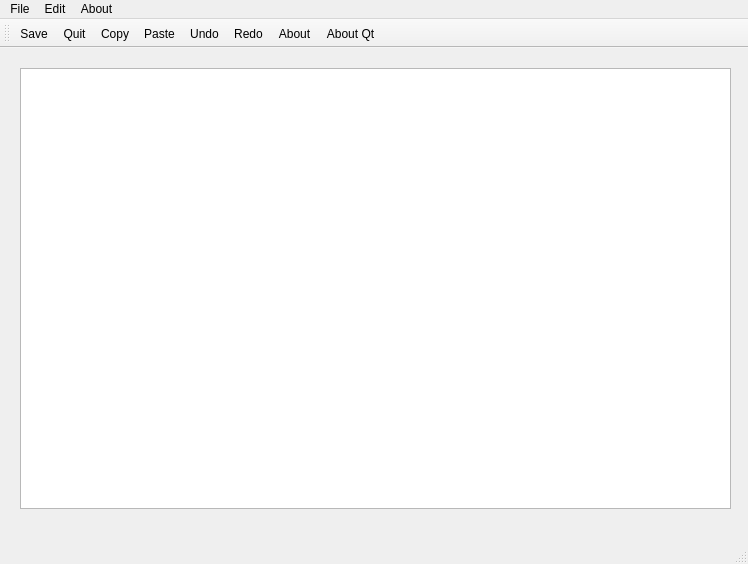
<?xml version="1.0" encoding="UTF-8"?>
<ui version="4.0">
 <class>MainWindow</class>
 <widget class="QMainWindow" name="MainWindow">
  <property name="geometry">
   <rect>
    <x>0</x>
    <y>0</y>
    <width>748</width>
    <height>564</height>
   </rect>
  </property>
  <property name="windowTitle">
   <string>MainWindow</string>
  </property>
  <widget class="QWidget" name="centralWidget">
   <widget class="QTextEdit" name="textEdit">
    <property name="geometry">
     <rect>
      <x>20</x>
      <y>20</y>
      <width>711</width>
      <height>441</height>
     </rect>
    </property>
   </widget>
  </widget>
  <widget class="QMenuBar" name="menuBar">
   <property name="geometry">
    <rect>
     <x>0</x>
     <y>0</y>
     <width>748</width>
     <height>25</height>
    </rect>
   </property>
   <widget class="QMenu" name="menuFile">
    <property name="title">
     <string>File</string>
    </property>
    <addaction name="actionOPen"/>
    <addaction name="actionSave"/>
    <addaction name="separator"/>
    <addaction name="actionQuit"/>
   </widget>
   <widget class="QMenu" name="menuEdit">
    <property name="title">
     <string>Edit</string>
    </property>
    <addaction name="actionCopy"/>
    <addaction name="separator"/>
    <addaction name="actionPaste"/>
    <addaction name="actionUndo"/>
    <addaction name="actionRedo"/>
    <addaction name="actionPrint"/>
   </widget>
   <widget class="QMenu" name="menuAbout">
    <property name="title">
     <string>About</string>
    </property>
    <addaction name="actionAbout"/>
    <addaction name="actionAbout_Qt"/>
   </widget>
   <addaction name="menuFile"/>
   <addaction name="menuEdit"/>
   <addaction name="menuAbout"/>
  </widget>
  <widget class="QToolBar" name="mainToolBar">
   <attribute name="toolBarArea">
    <enum>TopToolBarArea</enum>
   </attribute>
   <attribute name="toolBarBreak">
    <bool>true</bool>
   </attribute>
   <addaction name="actionSave"/>
   <addaction name="actionQuit"/>
   <addaction name="actionCopy"/>
   <addaction name="actionPaste"/>
   <addaction name="actionUndo"/>
   <addaction name="actionRedo"/>
   <addaction name="actionAbout"/>
   <addaction name="actionAbout_Qt"/>
  </widget>
  <widget class="QStatusBar" name="statusBar"/>
  <action name="actionOPen">
   <property name="text">
    <string>Open</string>
   </property>
  </action>
  <action name="actionSave">
   <property name="text">
    <string>Save</string>
   </property>
   <property name="shortcut">
    <string>Ctrl+S</string>
   </property>
  </action>
  <action name="actionQuit">
   <property name="text">
    <string>Quit</string>
   </property>
   <property name="shortcut">
    <string>Ctrl+Q</string>
   </property>
  </action>
  <action name="actionCopy">
   <property name="text">
    <string>Copy</string>
   </property>
   <property name="shortcut">
    <string>Ctrl+C</string>
   </property>
  </action>
  <action name="actionPaste">
   <property name="text">
    <string>Paste</string>
   </property>
   <property name="shortcut">
    <string>Ctrl+P</string>
   </property>
  </action>
  <action name="actionUndo">
   <property name="text">
    <string>Undo</string>
   </property>
  </action>
  <action name="actionRedo">
   <property name="text">
    <string>Redo</string>
   </property>
  </action>
  <action name="actionAbout">
   <property name="text">
    <string>About</string>
   </property>
  </action>
  <action name="actionAbout_Qt">
   <property name="text">
    <string>About Qt</string>
   </property>
  </action>
  <action name="actionPrint">
   <property name="text">
    <string>Print</string>
   </property>
  </action>
 </widget>
 <layoutdefault spacing="6" margin="11"/>
 <resources/>
 <connections/>
</ui>
